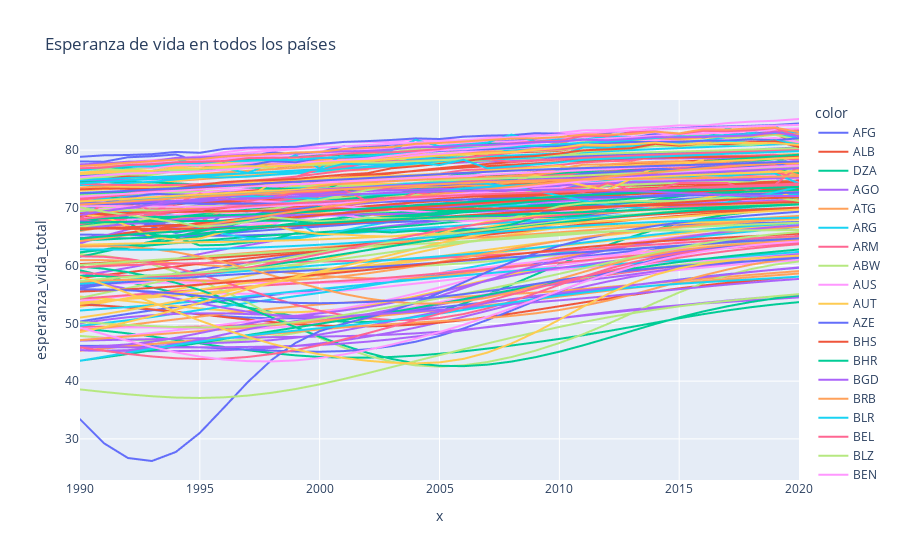

The cell this chart's notebook holds for it:
### Markdown cell above
# Graficas de Esperanza de vida

### Code cell
import plotly.express as px

fig = px.line(tabla, 
                x=pd.to_datetime(tabla.index.get_level_values('date')), 
                y="esperanza_vida_total", 
                title='Esperanza de vida en todos los países',
                color= tabla.index.get_level_values('countryiso3code'))
fig.show()
